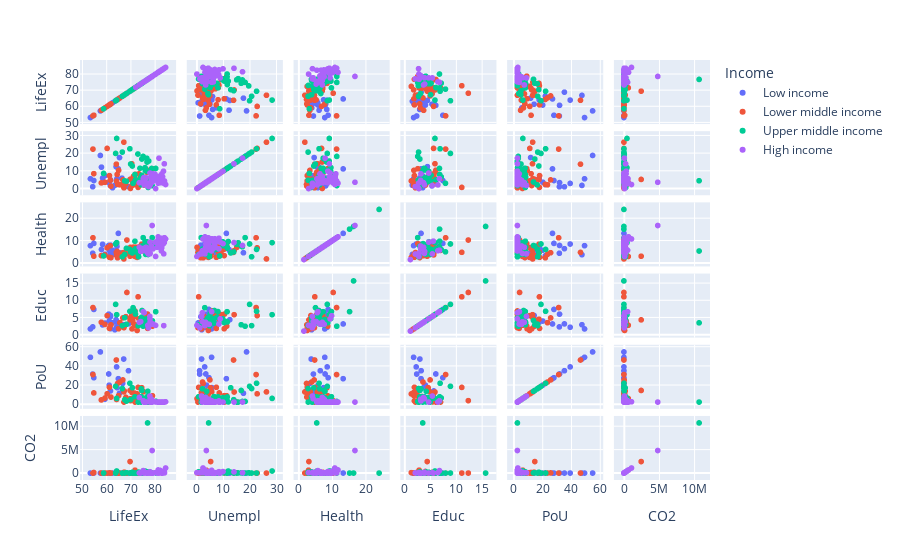

The cell this chart's notebook holds for it:
### Code cell
fig = px.scatter_matrix(df_life_exp_short[df_life_exp_short['Year']==2019],
    dimensions=["LifeEx", "Unempl", "Health", 'Educ', 'PoU', 'CO2'],
    color="Income")
fig.show()
